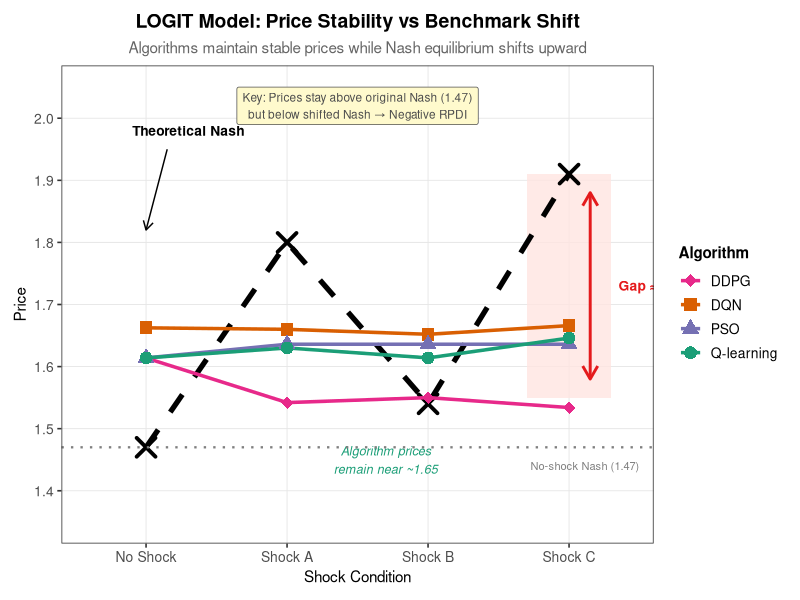
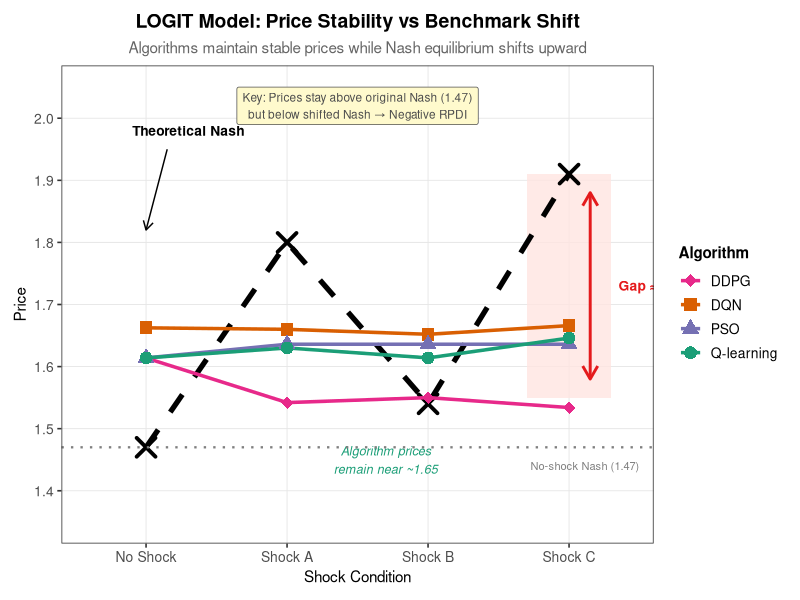

Reproduce these figures in R, in order.
# =============================================================================
# FIGURE 3: Price Stability vs Benchmark Shift - LOGIT Model Only
# =============================================================================
# Single panel showing actual algorithm prices vs theoretical Nash prices
# Explains counterintuitive negative indicators despite supra-competitive pricing
# With legend on the right
# =============================================================================

# Load required libraries
library(tidyverse)
library(ggplot2)
library(patchwork)
library(scales)
library(cowplot)

# Set seed for reproducibility
set.seed(42)

# =============================================================================
# DATA LOADING AND PREPARATION
# =============================================================================

# Read the data
data <- read.csv("all_tables.csv", stringsAsFactors = FALSE)

# Filter for LOGIT model only
logit_data <- data %>% filter(Model == "LOGIT")

# Create long format for both agents
logit_long <- logit_data %>%
  pivot_longer(
    cols = c(Agent1_Delta, Agent2_Delta, Agent1_RPDI, Agent2_RPDI, 
             Agent1_Avg_Prices, Agent2_Avg_Prices),
    names_to = c("Agent", ".value"),
    names_pattern = "(Agent[12])_(.*)"
  ) %>%
  rename(Delta = Delta, RPDI = RPDI, Avg_Prices = Avg_Prices)

# Extract algorithm from Matchup
logit_long <- logit_long %>%
  mutate(
    Algorithm = case_when(
      Agent == "Agent1" ~ str_extract(Matchup, "^[A-Z]+"),
      Agent == "Agent2" ~ str_extract(Matchup, "vs ([A-Z]+)$", group = 1)
    ),
    Algorithm = case_when(
      Algorithm == "Q" ~ "Q-learning",
      Algorithm == "DQN" ~ "DQN",
      Algorithm == "PSO" ~ "PSO",
      Algorithm == "DDPG" ~ "DDPG",
      TRUE ~ Algorithm
    ),
    Shock_Condition = case_when(
      Shock == "0" ~ "No Shock",
      Shock == "A" ~ "Shock A",
      Shock == "B" ~ "Shock B",
      Shock == "C" ~ "Shock C"
    ),
    Shock_Condition = factor(Shock_Condition, 
                              levels = c("No Shock", "Shock A", "Shock B", "Shock C"))
  )

# =============================================================================
# PREPARE PRICE DATA
# =============================================================================

# Aggregate price data by algorithm and shock condition
price_data <- logit_long %>%
  group_by(Algorithm, Shock_Condition) %>%
  summarise(
    Mean_Price = mean(Avg_Prices, na.rm = TRUE),
    .groups = "drop"
  )

# Theoretical Nash prices for LOGIT
theo_nash <- data.frame(
  Shock_Condition = factor(c("No Shock", "Shock A", "Shock B", "Shock C"),
                           levels = c("No Shock", "Shock A", "Shock B", "Shock C")),
  Nash_Price = c(1.47, 1.80, 1.54, 1.91)
)

# =============================================================================
# DEFINE AESTHETICS
# =============================================================================

# Color palette for algorithms
algo_colors <- c("Q-learning" = "#1B9E77",
                 "DQN" = "#D95F02",
                 "PSO" = "#7570B3", 
                 "DDPG" = "#E7298A")

# Shape palette for algorithms
algo_shapes <- c("Q-learning" = 16,  # Circle (filled)
                 "DQN" = 15,          # Square (filled)
                 "PSO" = 17,          # Triangle (filled)
                 "DDPG" = 18)         # Diamond (filled)

# Common theme for publication quality
theme_publication <- theme_bw(base_size = 12) +
  theme(
    plot.title = element_text(size = 14, face = "bold", hjust = 0.5),
    plot.subtitle = element_text(size = 11, hjust = 0.5, color = "gray40"),
    axis.title = element_text(size = 11),
    axis.text = element_text(size = 10),
    legend.title = element_text(size = 11, face = "bold"),
    legend.text = element_text(size = 10),
    panel.grid.minor = element_blank(),
    panel.grid.major = element_line(color = "gray90", linewidth = 0.3),
    plot.margin = margin(10, 10, 10, 10)
  )

# =============================================================================
# CREATE MAIN PLOT
# =============================================================================

p_main <- ggplot() +
  # Shaded region between actual prices and Nash under Shock C
  annotate("rect", xmin = 3.7, xmax = 4.3, ymin = 1.55, ymax = 1.91,
           fill = "#FFE4E1", alpha = 0.8) +
  
  # Theoretical Nash line (thick dashed black)
  geom_line(data = theo_nash, 
            aes(x = Shock_Condition, y = Nash_Price, group = 1),
            linetype = "dashed", linewidth = 1.8, color = "black") +
  geom_point(data = theo_nash,
             aes(x = Shock_Condition, y = Nash_Price),
             size = 5, shape = 4, stroke = 2, color = "black") +
  
  # Algorithm actual prices - lines
  geom_line(data = price_data, 
            aes(x = Shock_Condition, y = Mean_Price, 
                color = Algorithm, group = Algorithm),
            linewidth = 1.2) +
  
  # Algorithm actual prices - points
  geom_point(data = price_data,
             aes(x = Shock_Condition, y = Mean_Price, 
                 color = Algorithm, shape = Algorithm),
             size = 4) +
  
  # Scales
  scale_color_manual(values = algo_colors, name = "Algorithm") +
  scale_shape_manual(values = algo_shapes, name = "Algorithm") +
  scale_y_continuous(limits = c(1.35, 2.05), 
                     breaks = seq(1.4, 2.0, by = 0.1)) +
  
  # Labels
  labs(
    title = "LOGIT Model: Price Stability vs Benchmark Shift",
    subtitle = "Algorithms maintain stable prices while Nash equilibrium shifts upward",
    x = "Shock Condition",
    y = "Price"
  ) +
  
  # Annotation: Gap arrow under Shock C
  annotate("segment", x = 4.15, xend = 4.15, y = 1.58, yend = 1.88,
           arrow = arrow(ends = "both", length = unit(0.15, "inches")),
           color = "#E41A1C", linewidth = 1) +
  annotate("text", x = 4.35, y = 1.73, label = "Gap ≈ 0.25", 
           size = 3.5, color = "#E41A1C", fontface = "bold", hjust = 0) +
  
  # Annotation: Theoretical Nash label
  annotate("text", x = 1.3, y = 1.98, label = "Theoretical Nash", 
           size = 3.5, color = "black", fontface = "bold") +
  annotate("segment", x = 1.15, xend = 1.0, y = 1.95, yend = 1.82,
           arrow = arrow(length = unit(0.1, "inches")),
           color = "black", linewidth = 0.5) +
  
  # Annotation: Algorithm prices label
  annotate("text", x = 2.7, y = 1.45, 
           label = "Algorithm prices\nremain near ~1.65", 
           size = 3.2, color = "#1B9E77", fontface = "italic") +
  
  # Annotation: Original no-shock Nash reference
  geom_hline(yintercept = 1.47, linetype = "dotted", 
             color = "gray50", linewidth = 0.8) +
  annotate("text", x = 4.5, y = 1.44, 
           label = "No-shock Nash (1.47)", 
           size = 2.8, color = "gray50", hjust = 1) +
  
  # Annotation box explaining the key insight
 annotate("label", x = 2.5, y = 2.02, 
           label = "Key: Prices stay above original Nash (1.47)\nbut below shifted Nash → Negative RPDI",
           size = 3, fill = "#FFFACD", color = "gray30",
           label.padding = unit(0.4, "lines"),
           label.r = unit(0.15, "lines")) +
  
  # Theme
  theme_publication +
  theme(
    legend.position = "right",
    legend.box = "vertical",
    axis.text.x = element_text(size = 10)
  ) +
  guides(
    color = guide_legend(title.position = "top", order = 1),
    shape = guide_legend(title.position = "top", order = 1)
  )

# =============================================================================
# SAVE THE FIGURE
# =============================================================================

# Save as high-resolution PNG
ggsave("Figure3_Price_vs_Benchmark_LOGIT.png", 
       plot = p_main,
       width = 10, 
       height = 6,
       dpi = 600,
       bg = "white")

# Save as PDF (vector format for publication)
ggsave("Figure3_Price_vs_Benchmark_LOGIT.pdf", 
       plot = p_main,
       width = 10, 
       height = 6,
       device = cairo_pdf)

# Display message
cat("Figure 3: Price vs Benchmark (LOGIT) saved successfully!\n")
cat("Files created: Figure3_Price_vs_Benchmark_LOGIT.png, Figure3_Price_vs_Benchmark_LOGIT.pdf\n")
